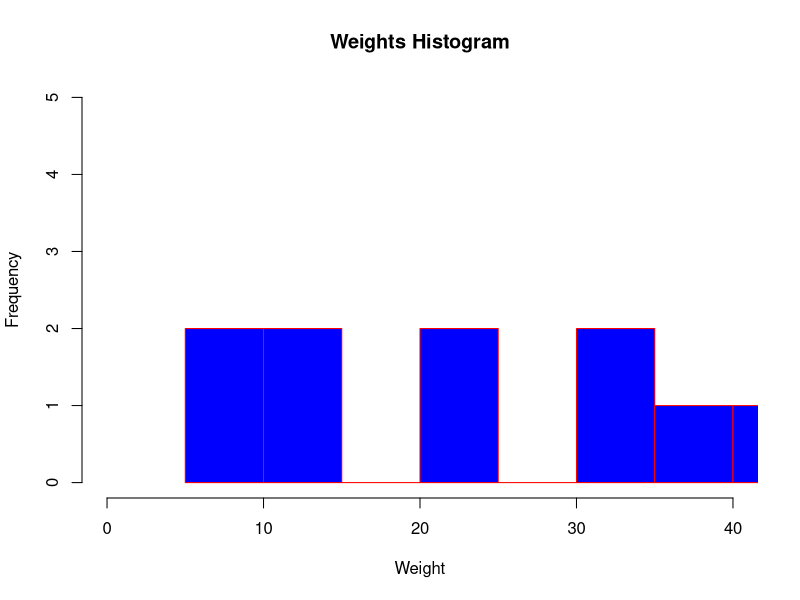

Write R code to recreate this figure.
# Histogram 2:

v <- c(9,13,21,8,36,22,12,41,31,33)

hist(v,
     xlab="Weight",
     col="blue",
     border="red", 
     main = "Weights Histogram",
     xlim = c(0,40), 
     ylim = c(0,5), 
     breaks = 5 )